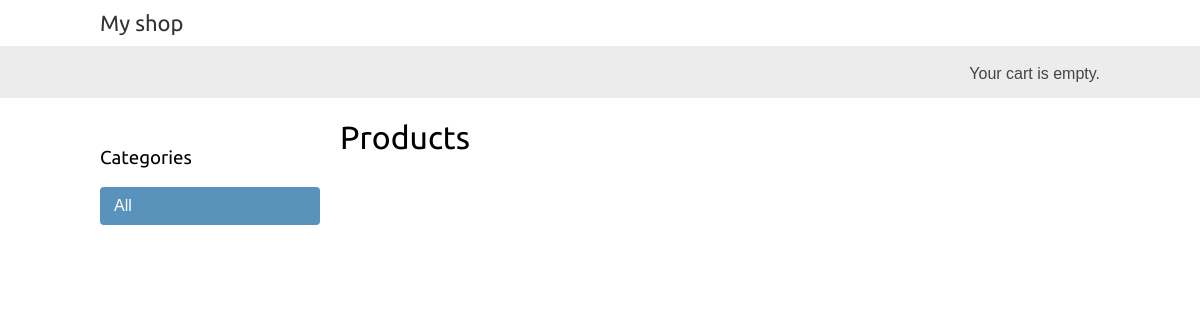
/, run on an earlier commit of the app's database.
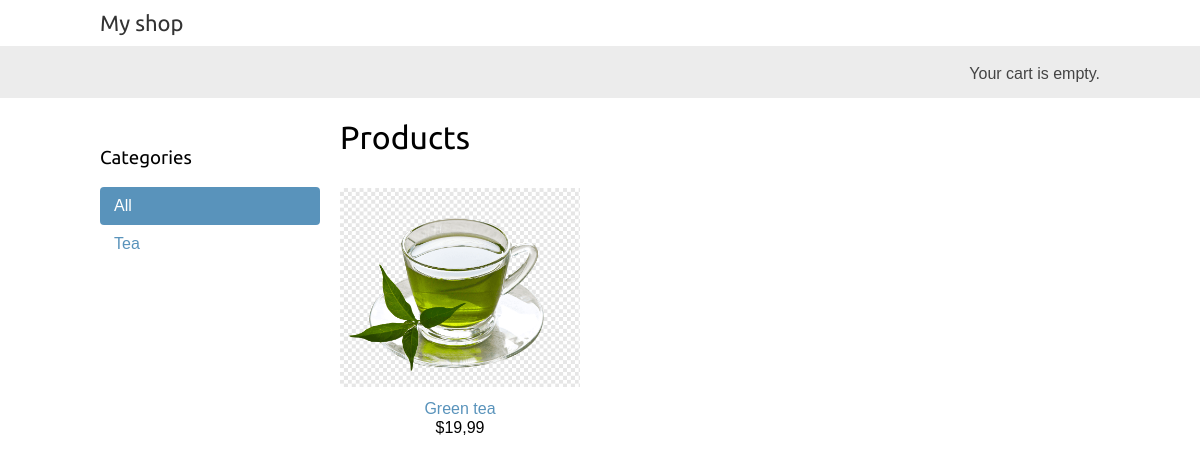
And on a later commit of the database.
### shop/models.py (models this page shows, shortened)
class Category(models.Model):
    name = models.CharField(max_length=200)
    slug = models.SlugField(max_length=200, unique=True)
    class Meta:
        ordering = ['name']
        indexes = [models.Index(fields=['name']), ]
        verbose_name = 'category'
        verbose_name_plural = 'categories'
    def get_absolute_url(self):
        return reverse('shop:product_list_by_category', args=[self.slug])

class Product(models.Model):
    category = models.ForeignKey(
        Category,
        related_name='products',
        on_delete=models.CASCADE)
    name = models.CharField(max_length=200)
    slug = models.SlugField(max_length=200)
    image = models.ImageField(upload_to='products/%Y/%m/%d',  # Указать адресс папки в которую будем отгружать.
                              blank=True)
    description = models.TextField(blank=True)
    price = models.DecimalField(max_digits=10,
                                decimal_places=2)
    available = models.BooleanField(default=True)
    created = models.DateTimeField(auto_now_add=True)
    updated = models.DateTimeField(auto_now=True)
    class Meta:
        ordering = ['name']
        indexes = [
            models.Index(fields=['id', 'slug']),
            models.Index(fields=['name']),
            models.Index(fields=['-created']),
        ]
    def get_absolute_url(self):
        return reverse('shop:product_detail', kwargs={'id': self.id, 'slug': self.slug})

### shop/views.py (the view)
# urls.py: path('', views.product_list, name='product_list'),
def product_list(request, category_slug=None):
    category = None
    categories = Category.objects.all()
    products = Product.objects.filter(available=True)
    if category_slug:
        category = get_object_or_404(Category,
                                     slug=category_slug)
        products = products.filter(category=category)
    return render(request,
                  'shop/product/list.html',
                  {'category': category,
                   'categories': categories,
                   'products': products})

### shop/templates/shop/product/list.html (shortened to what this page needs)
{% extends "shop/base.html" %}
{% load static %}
{% block content %}
  <div id="sidebar">
    <h3>Categories</h3>
    <ul>
      <li {% if not category %}class="selected"{% endif %}>
        <a href="{% url "shop:product_list" %}">All</a>
      </li>
      {% for c in categories %}
        <li {% if category.slug == c.slug %}class="selected"{% endif %}>
          <a href="{{ c.get_absolute_url }}">{{ c.name }}</a>
        </li>
      {% endfor %}
    </ul>
  </div>
  <div id="main" class="product-list">
    <h1>{% if category %}{{ category.name }}{% else %}Products{% endif %}</h1>
    {% for product in products %}
      <div class="item">
        <a href="{{ product.get_absolute_url }}">
          <img src="{% if product.image %}{{ product.image.url }}{% else %}{% static "img/no_image.png" %}{% endif %}">
        </a>
        <a href="{{ product.get_absolute_url }}">{{ product.name }}</a>
        <br>
        ${{ product.price }}
      </div>
    {% endfor %}
  </div>
{% endblock %}

What changed in the data, as far as the page shows it:
added Category: name "Tea"
added Product: image (picture), name "Green tea", price "19,99"
